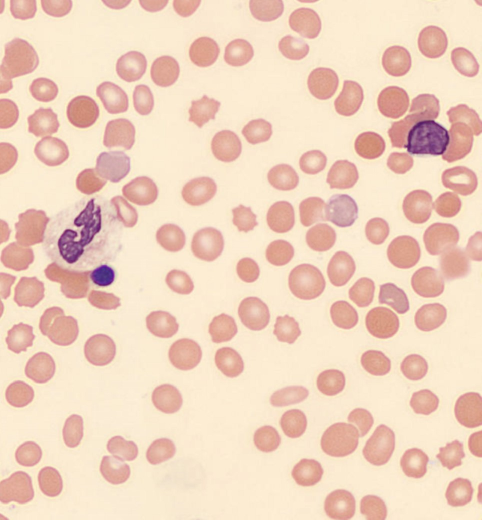
%> input picture val_34.jpg, 963 x 1039 px (shown at 1/2 size)
$ octave lymphocyte_wbc.m   (GNU Octave 9; MATLAB toolbox functions it lacks are replaced by stand-ins)
%> lines starting %> are read from the running program, lines starting %| are printed output that depends on the picture; in (x1, y1, x2, y2) boxes, pixels count from 0 and x2, y2 are one past the last pixel; in counts of white or black regions, pixels touching at a corner belong together; the program's own positions count from 1
clc;
close all;
clear all;
I=imread('val_34.jpg');
%> I is the input picture: size 1039x963x3 uint8; mean R, G, B 240.3, 211, 190.6
size(I)
%> ans = [1039 963 3]
figure
imshow(I)
title('original image');

rgb = imopen(I,strel('disk',1));
% [16 lines of commented-out code are left out]

red=rgb(:,:,1);
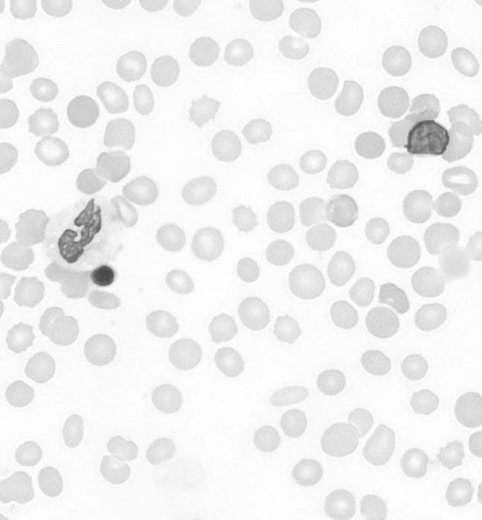
%> red: size 1039x963 uint8 (shown at 1/2 size); min 66, max 255, mean 240
green= rgb(:,:,2);
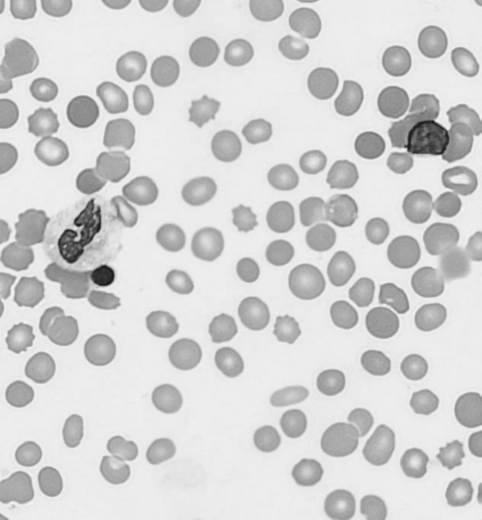
%> green: size 1039x963 uint8 (shown at 1/2 size); min 20, max 245, mean 210.8
blue= rgb(:,:,3);
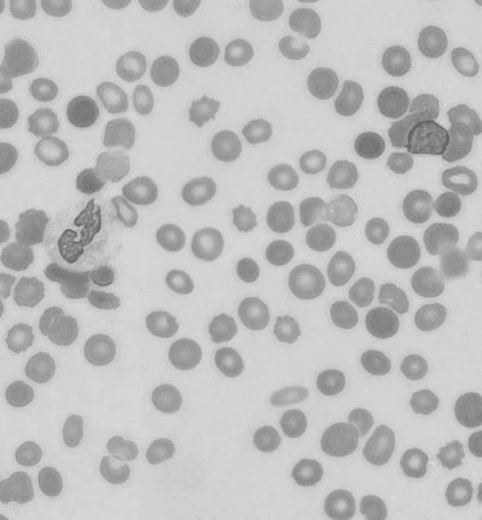
%> blue: size 1039x963 uint8 (shown at 1/2 size); min 90, max 218, mean 190.4

%thresholdtest
%out=red>25 & red<199 &green<130 & blue>140 & blue<225;
out=red>25 & red<199 &green<130 & blue>120 & blue<225;
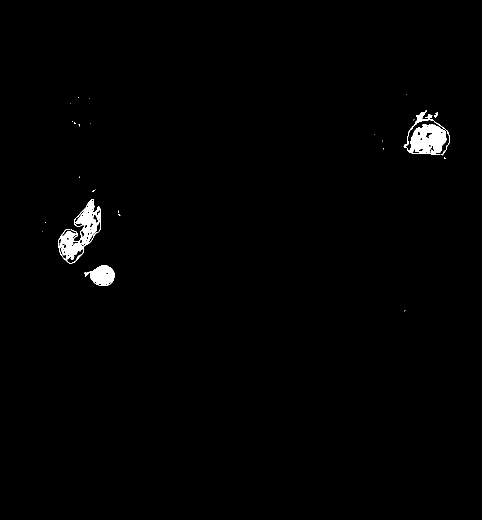
%> out: size 1039x963 logical (shown at 1/2 size); 0.94% white; 24 white regions (20 under 20 px), largest, box (x1, y1, x2, y2) and area: (116, 398, 202, 527) 3923, (807, 220, 900, 311) 3818, (168, 530, 229, 572) 1551, (868, 225, 876, 235) 41
%figure;
%imshow(out);
%title('greyscale image')

out1=imfill(out,'holes');
%> out1: size 1039x963 logical; 1.1% white; 24 white regions (20 under 20 px), largest, box (x1, y1, x2, y2) and area: (116, 398, 202, 527) 5211, (807, 220, 900, 311) 4137, (168, 530, 229, 572) 1630, (868, 225, 876, 235) 41
%figure;
%imshow(out1);
%title('Hole filling')

out2=bwmorph(out1,'erode');
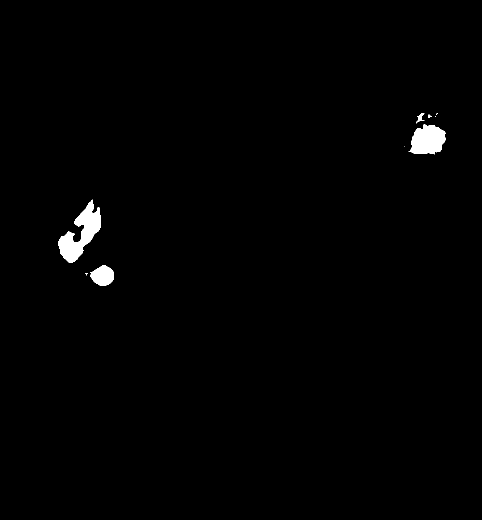
%> out2: size 1039x963 logical (shown at 1/2 size); 0.94% white; 9 white regions (4 under 20 px), largest, box (x1, y1, x2, y2) and area: (117, 399, 201, 526) 4573, (817, 249, 892, 309) 3213, (180, 531, 228, 571) 1400, (832, 226, 849, 247) 137, (856, 229, 863, 236) 27
 %figure;
 %imshow(out2);
 %title('Eroded image');

out3=bwmorph(out2,'dilate',1.2);
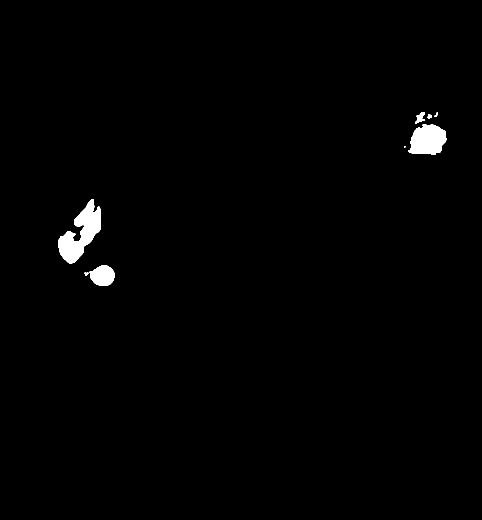
%> out3: size 1039x963 logical (shown at 1/2 size); 1.1% white; 8 white regions (1 under 20 px), largest, box (x1, y1, x2, y2) and area: (116, 398, 202, 527) 5135, (816, 248, 893, 310) 3507, (179, 530, 229, 572) 1582
%figure;
%imshow(out3);
%title('Dilated image');

out3=imfill(out3,'holes');
%figure;
%imshow(out3);
%title("dilated holes filling");

out3=bwareaopen(out3,300);
%figure;
%imshow(out3);
%title('erode-dilated image')

[centers1, radii1] = imfindcircles(out3,[20 80],'ObjectPolarity','bright','Sensitivity',0.764);
%> centers1 = [206.7 550.8; 147 493.6; 855 282]; radii1 = [22.78; 27.64; 32.06]
figure;
imshow(out3);
title('Circled objects')

cell1 = length(centers1);
%> cell1 = 3
h1 = viscircles(centers1,radii1);
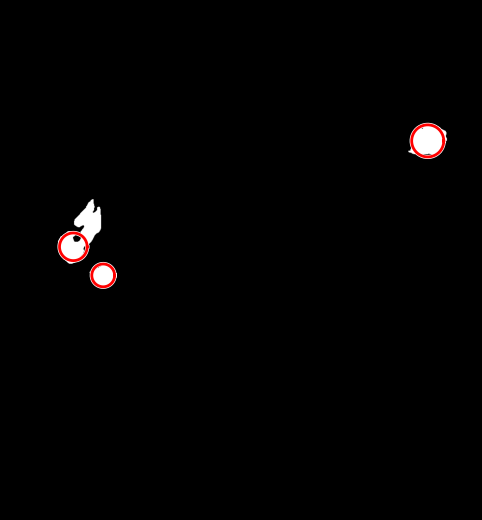
%> figure redrawn from the program's plot data; shown at 1/2 size; its title reads 'Circled objects'

% [4 lines of commented-out code are left out]

$ run again, with val_1.jpg copied over val_34.jpg
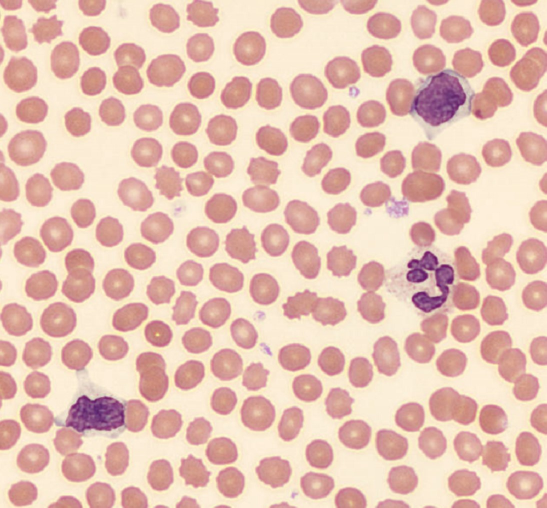
%> input picture val_1.jpg, 1093 x 1015 px (shown at 1/2 size)
%> I is the input picture: size 1015x1093x3 uint8; mean R, G, B 230.3, 193.1, 178.5
%> `out=red>25 & red<199 &green<130 & blue>120 & blue<225;`:
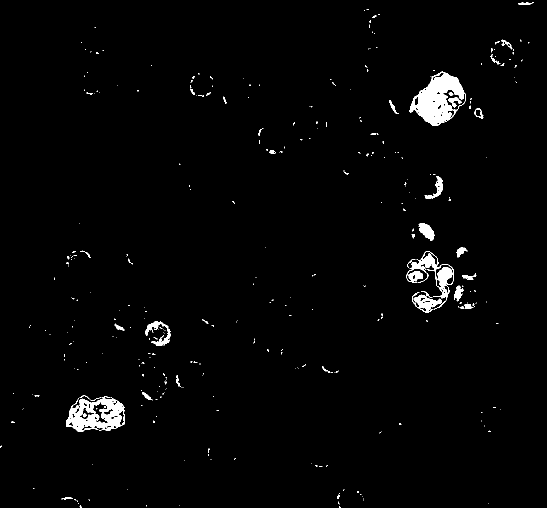
%> out: size 1015x1093 logical (shown at 1/2 size); 1.9% white; 326 white regions (279 under 20 px), largest, box (x1, y1, x2, y2) and area: (818, 143, 932, 251) 6137, (132, 795, 250, 864) 4540, (813, 502, 908, 619) 2765
%> out1: size 1015x1093 logical; 2.2% white; 321 white regions (277 under 20 px), largest, box (x1, y1, x2, y2) and area: (818, 143, 932, 251) 7546, (132, 795, 250, 864) 5989, (813, 502, 908, 619) 3592
%> out2: size 1015x1093 logical; 1.7% white; 70 white regions (50 under 20 px), largest, box (x1, y1, x2, y2) and area: (819, 144, 931, 250) 7094, (133, 798, 248, 863) 5379, (824, 503, 907, 595) 2449
%> centers1 = [317.4 668.7; 860.4 371.7; 877.4 199.2; 841.3 475.2; 210.7 832.4]; radii1 = [23.75; 26.57; 51.82; 28.36; 31.11]
%> cell1 = 5
%> `h1 = viscircles(centers1,radii1);`:
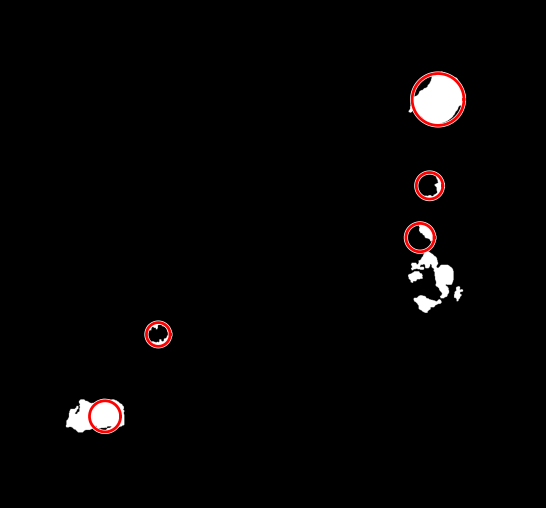
%> figure redrawn from the program's plot data; shown at 1/2 size; its title reads 'Circled objects'

$ run again, with val_10.jpg copied over val_34.jpg
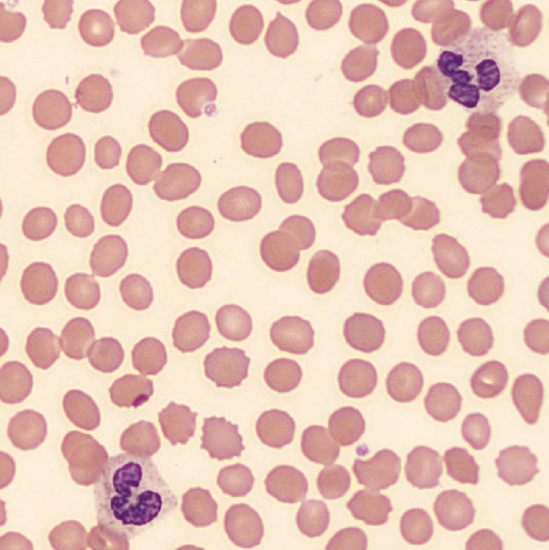
%> input picture val_10.jpg, 1098 x 1099 px (shown at 1/2 size)
%> I is the input picture: size 1099x1098x3 uint8; mean R, G, B 231, 196.4, 182.6
%> `out=red>25 & red<199 &green<130 & blue>120 & blue<225;`:
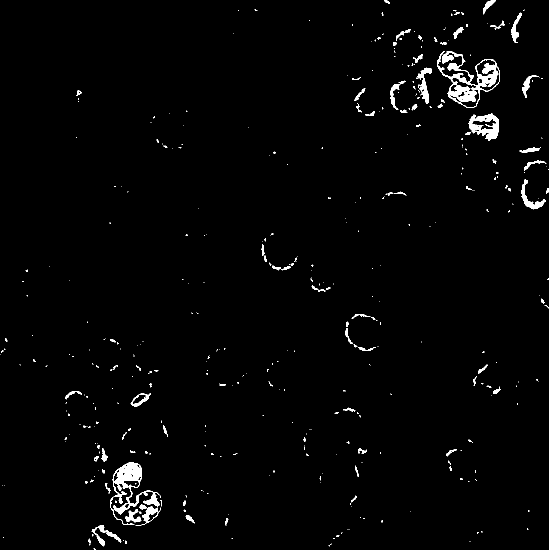
%> out: size 1099x1098 logical (shown at 1/2 size); 1.7% white; 406 white regions (306 under 20 px), largest, box (x1, y1, x2, y2) and area: (874, 102, 1000, 216) 4291, (221, 924, 322, 1050) 3311, (937, 227, 998, 281) 1711
%> out1: size 1099x1098 logical; 2% white; 405 white regions (305 under 20 px), largest, box (x1, y1, x2, y2) and area: (874, 102, 1000, 216) 6493, (221, 924, 322, 1050) 3758, (937, 227, 998, 281) 2251
%> out2: size 1099x1098 logical; 1.2% white; 181 white regions (131 under 20 px), largest, box (x1, y1, x2, y2) and area: (897, 119, 999, 215) 4900, (939, 228, 997, 280) 1957, (230, 925, 283, 976) 1906
%> centers1 = [259.7 949.9; 973.5 149.7; 970.7 253.5; 931 188.1; 1072.9 387.3; 293.8 823.5]; radii1 = [24.18; 28.67; 28.84; 28.2; 30.09; 36.89]
%> cell1 = 6
%> `h1 = viscircles(centers1,radii1);`:
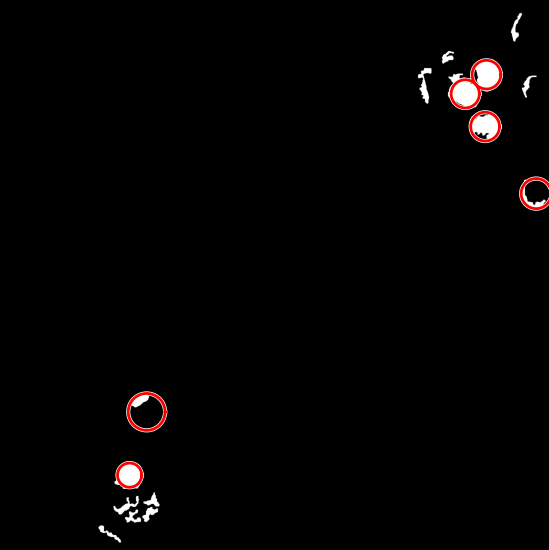
%> figure redrawn from the program's plot data; shown at 1/2 size; its title reads 'Circled objects'

$ run again, with val_11.jpg copied over val_34.jpg
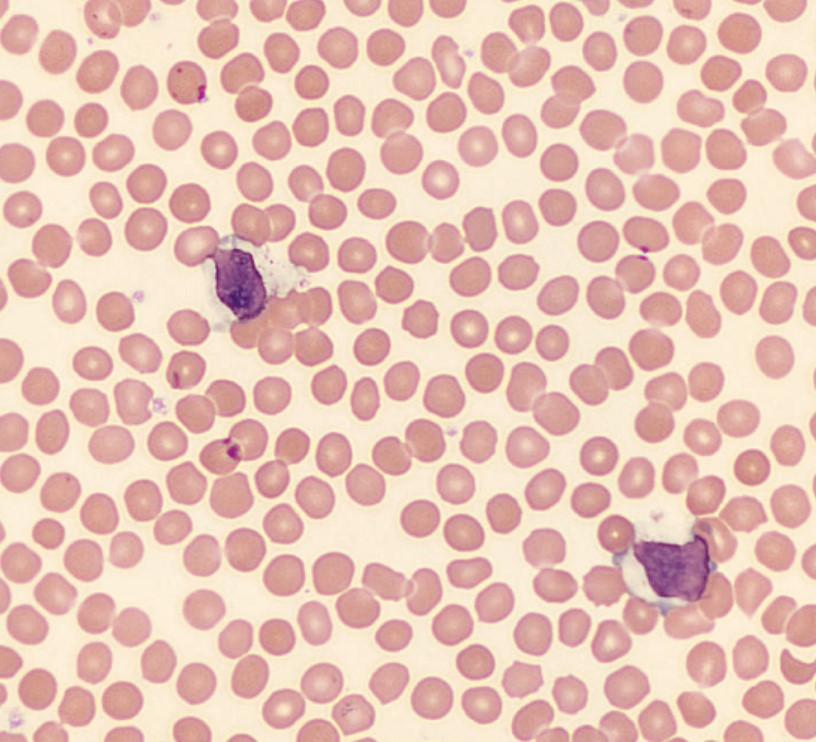
%> input picture val_11.jpg, 816 x 742 px
%> I is the input picture: size 742x816x3 uint8; mean R, G, B 231.4, 194.1, 181.3
%> out: size 742x816 logical; 1.1% white; 111 white regions (98 under 20 px), largest, box (x1, y1, x2, y2) and area: (615, 517, 715, 601) 3504, (200, 248, 277, 324) 2065, (226, 444, 241, 461) 136
%> out1: size 742x816 logical; 1.2% white; 111 white regions (98 under 20 px), largest, box (x1, y1, x2, y2) and area: (615, 517, 715, 601) 3585, (200, 248, 277, 324) 2306, (226, 444, 241, 461) 164
%> out2: size 742x816 logical; 0.83% white; 23 white regions (15 under 20 px), largest, box (x1, y1, x2, y2) and area: (634, 541, 705, 600) 2872, (215, 251, 269, 323) 1754, (228, 445, 240, 460) 101
%> centers1 = [675.9 567.7]; radii1 = 29.59
%> cell1 = 2
%> `h1 = viscircles(centers1,radii1);`:
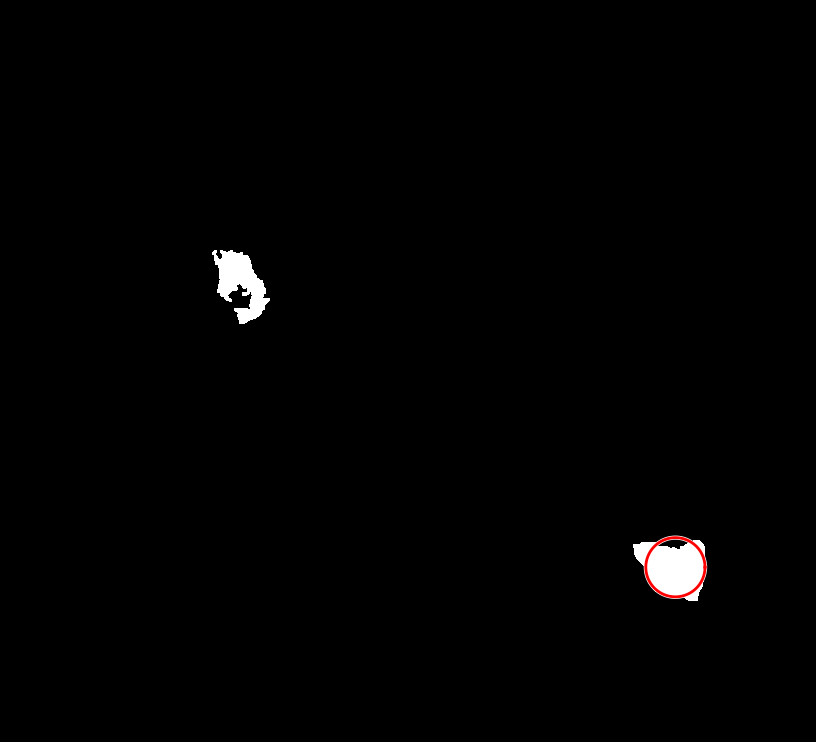
%> figure redrawn from the program's plot data; its title reads 'Circled objects'
